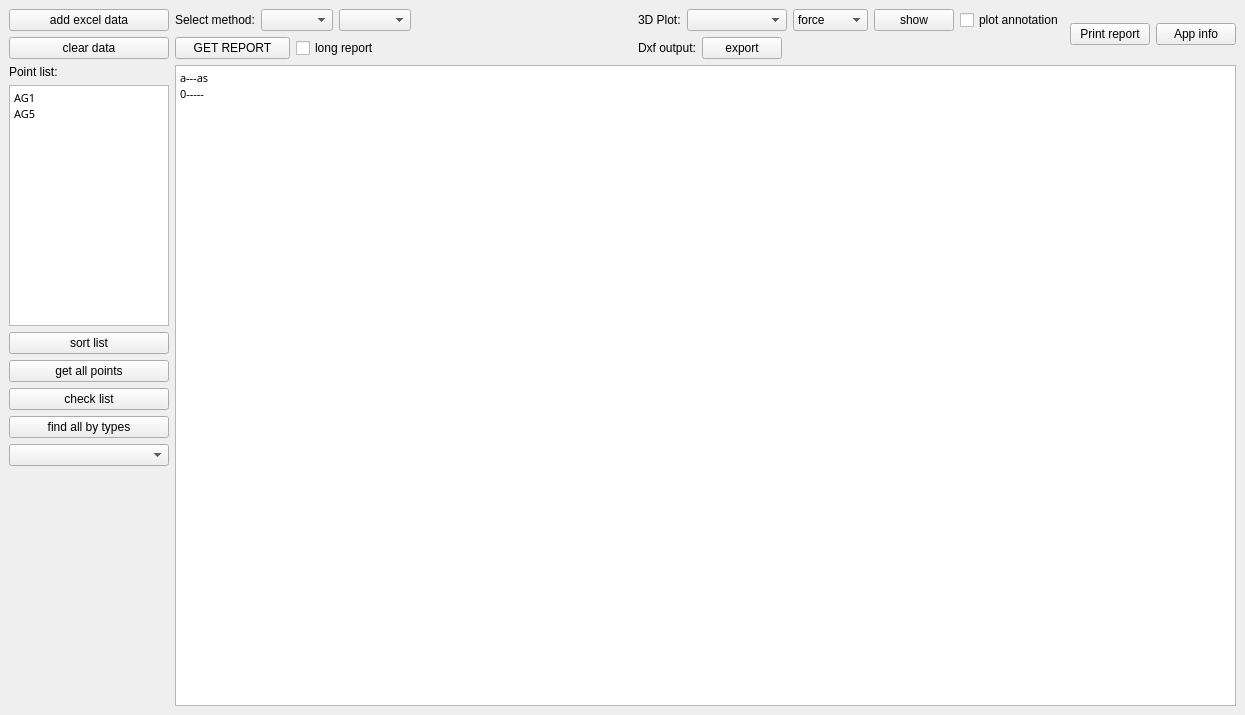
<?xml version="1.0" encoding="UTF-8"?>
<ui version="4.0">
 <class>MainWindow</class>
 <widget class="QMainWindow" name="MainWindow">
  <property name="geometry">
   <rect>
    <x>0</x>
    <y>0</y>
    <width>1245</width>
    <height>715</height>
   </rect>
  </property>
  <property name="maximumSize">
   <size>
    <width>9948</width>
    <height>10000</height>
   </size>
  </property>
  <property name="windowTitle">
   <string>sinope</string>
  </property>
  <widget class="QWidget" name="centralwidget">
   <layout class="QHBoxLayout" name="horizontalLayout_7">
    <item>
     <layout class="QVBoxLayout" name="verticalLayout">
      <item>
       <widget class="QPushButton" name="pushButton_load">
        <property name="text">
         <string>add excel data</string>
        </property>
       </widget>
      </item>
      <item>
       <widget class="QPushButton" name="pushButton_clear">
        <property name="text">
         <string>clear data</string>
        </property>
       </widget>
      </item>
      <item>
       <widget class="QLabel" name="label">
        <property name="text">
         <string>Point list:</string>
        </property>
       </widget>
      </item>
      <item>
       <widget class="QPlainTextEdit" name="plainTextEdit_serch">
        <property name="sizePolicy">
         <sizepolicy hsizetype="Fixed" vsizetype="Expanding">
          <horstretch>0</horstretch>
          <verstretch>0</verstretch>
         </sizepolicy>
        </property>
        <property name="maximumSize">
         <size>
          <width>160</width>
          <height>16777215</height>
         </size>
        </property>
        <property name="font">
         <font>
          <family>ISOCPEUR</family>
          <pointsize>8</pointsize>
         </font>
        </property>
        <property name="plainText">
         <string>AG1
AG5</string>
        </property>
       </widget>
      </item>
      <item>
       <widget class="QPushButton" name="pushButton_Sort">
        <property name="text">
         <string>sort list</string>
        </property>
       </widget>
      </item>
      <item>
       <widget class="QPushButton" name="pushButton_getMembers">
        <property name="text">
         <string>get all points</string>
        </property>
       </widget>
      </item>
      <item>
       <widget class="QPushButton" name="pushButton_check">
        <property name="text">
         <string>check list</string>
        </property>
       </widget>
      </item>
      <item>
       <widget class="QPushButton" name="pushButton_find_by_type">
        <property name="text">
         <string>find all by types</string>
        </property>
       </widget>
      </item>
      <item>
       <widget class="QComboBox" name="comboBox_Type"/>
      </item>
      <item>
       <spacer name="verticalSpacer">
        <property name="orientation">
         <enum>Qt::Vertical</enum>
        </property>
        <property name="sizeHint" stdset="0">
         <size>
          <width>20</width>
          <height>40</height>
         </size>
        </property>
       </spacer>
      </item>
     </layout>
    </item>
    <item>
     <layout class="QVBoxLayout" name="verticalLayout_4">
      <item>
       <layout class="QHBoxLayout" name="horizontalLayout_6">
        <item>
         <layout class="QVBoxLayout" name="verticalLayout_3">
          <item>
           <layout class="QHBoxLayout" name="horizontalLayout">
            <item>
             <widget class="QLabel" name="label_3">
              <property name="text">
               <string>Select method:</string>
              </property>
             </widget>
            </item>
            <item>
             <widget class="QComboBox" name="comboBox_method"/>
            </item>
            <item>
             <widget class="QComboBox" name="comboBox_method_value"/>
            </item>
           </layout>
          </item>
          <item>
           <layout class="QHBoxLayout" name="horizontalLayout_2">
            <item>
             <widget class="QPushButton" name="pushButton_Report">
              <property name="text">
               <string>GET REPORT</string>
              </property>
             </widget>
            </item>
            <item>
             <widget class="QCheckBox" name="checkBox_full">
              <property name="text">
               <string>long report</string>
              </property>
              <property name="checked">
               <bool>false</bool>
              </property>
             </widget>
            </item>
           </layout>
          </item>
         </layout>
        </item>
        <item>
         <spacer name="horizontalSpacer">
          <property name="orientation">
           <enum>Qt::Horizontal</enum>
          </property>
          <property name="sizeHint" stdset="0">
           <size>
            <width>40</width>
            <height>20</height>
           </size>
          </property>
         </spacer>
        </item>
        <item>
         <layout class="QVBoxLayout" name="verticalLayout_2">
          <item>
           <layout class="QHBoxLayout" name="horizontalLayout_3">
            <item>
             <widget class="QLabel" name="label_2">
              <property name="text">
               <string>3D Plot:</string>
              </property>
             </widget>
            </item>
            <item>
             <widget class="QComboBox" name="comboBox_plt_comb">
              <property name="minimumSize">
               <size>
                <width>100</width>
                <height>0</height>
               </size>
              </property>
             </widget>
            </item>
            <item>
             <widget class="QComboBox" name="comboBox_plt_mf">
              <item>
               <property name="text">
                <string>force</string>
               </property>
              </item>
              <item>
               <property name="text">
                <string>moment</string>
               </property>
              </item>
             </widget>
            </item>
            <item>
             <widget class="QPushButton" name="pushButton_plt_show">
              <property name="text">
               <string>show</string>
              </property>
             </widget>
            </item>
            <item>
             <widget class="QCheckBox" name="checkBox_pltAnnot">
              <property name="text">
               <string>plot annotation</string>
              </property>
              <property name="checked">
               <bool>false</bool>
              </property>
             </widget>
            </item>
           </layout>
          </item>
          <item>
           <layout class="QHBoxLayout" name="horizontalLayout_4">
            <item>
             <widget class="QLabel" name="label_4">
              <property name="text">
               <string>Dxf output:</string>
              </property>
             </widget>
            </item>
            <item>
             <widget class="QPushButton" name="pushButton_dxf">
              <property name="text">
               <string>export</string>
              </property>
             </widget>
            </item>
            <item>
             <spacer name="horizontalSpacer_2">
              <property name="orientation">
               <enum>Qt::Horizontal</enum>
              </property>
              <property name="sizeHint" stdset="0">
               <size>
                <width>40</width>
                <height>20</height>
               </size>
              </property>
             </spacer>
            </item>
           </layout>
          </item>
         </layout>
        </item>
        <item>
         <layout class="QHBoxLayout" name="horizontalLayout_5">
          <item>
           <widget class="QPushButton" name="pushButton_print">
            <property name="text">
             <string>Print report</string>
            </property>
           </widget>
          </item>
          <item>
           <widget class="QPushButton" name="pushButton_info">
            <property name="text">
             <string>App info</string>
            </property>
           </widget>
          </item>
         </layout>
        </item>
       </layout>
      </item>
      <item>
       <widget class="QTextBrowser" name="textBrowser_output">
        <property name="font">
         <font>
          <family>ISOCTEUR</family>
          <pointsize>7</pointsize>
         </font>
        </property>
        <property name="verticalScrollBarPolicy">
         <enum>Qt::ScrollBarAsNeeded</enum>
        </property>
        <property name="horizontalScrollBarPolicy">
         <enum>Qt::ScrollBarAsNeeded</enum>
        </property>
        <property name="html">
         <string>&lt;!DOCTYPE HTML PUBLIC &quot;-//W3C//DTD HTML 4.0//EN&quot; &quot;http://www.w3.org/TR/REC-html40/strict.dtd&quot;&gt;
&lt;html&gt;&lt;head&gt;&lt;meta name=&quot;qrichtext&quot; content=&quot;1&quot; /&gt;&lt;meta charset=&quot;utf-8&quot; /&gt;&lt;style type=&quot;text/css&quot;&gt;
p, li { white-space: pre-wrap; }
hr { height: 1px; border-width: 0; }
li.unchecked::marker { content: &quot;\2610&quot;; }
li.checked::marker { content: &quot;\2612&quot;; }
&lt;/style&gt;&lt;/head&gt;&lt;body style=&quot; font-family:'ISOCTEUR'; font-size:7pt; font-weight:400; font-style:normal;&quot;&gt;
&lt;p style=&quot; margin-top:0px; margin-bottom:0px; margin-left:0px; margin-right:0px; -qt-block-indent:0; text-indent:0px;&quot;&gt;&lt;span style=&quot; font-size:8.25pt;&quot;&gt;a---as&lt;/span&gt;&lt;/p&gt;
&lt;p style=&quot; margin-top:0px; margin-bottom:0px; margin-left:0px; margin-right:0px; -qt-block-indent:0; text-indent:0px;&quot;&gt;&lt;span style=&quot; font-size:8.25pt;&quot;&gt;0-----&lt;/span&gt;&lt;/p&gt;&lt;/body&gt;&lt;/html&gt;</string>
        </property>
       </widget>
      </item>
     </layout>
    </item>
   </layout>
  </widget>
  <widget class="QMenuBar" name="menubar">
   <property name="geometry">
    <rect>
     <x>0</x>
     <y>0</y>
     <width>1245</width>
     <height>26</height>
    </rect>
   </property>
  </widget>
 </widget>
 <resources/>
 <connections/>
</ui>
